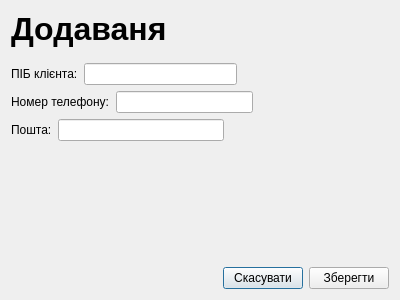
<?xml version="1.0" encoding="UTF-8"?>
<ui version="4.0">
 <class>AddEditClientsDialog</class>
 <widget class="QDialog" name="AddEditClientsDialog">
  <property name="geometry">
   <rect>
    <x>0</x>
    <y>0</y>
    <width>400</width>
    <height>300</height>
   </rect>
  </property>
  <property name="windowTitle">
   <string>Dialog</string>
  </property>
  <layout class="QVBoxLayout" name="verticalLayout">
   <item>
    <widget class="QLabel" name="label_title">
     <property name="font">
      <font>
       <pointsize>24</pointsize>
       <bold>true</bold>
      </font>
     </property>
     <property name="text">
      <string>Додаваня</string>
     </property>
    </widget>
   </item>
   <item>
    <spacer name="verticalSpacer">
     <property name="orientation">
      <enum>Qt::Vertical</enum>
     </property>
     <property name="sizeType">
      <enum>QSizePolicy::Fixed</enum>
     </property>
     <property name="sizeHint" stdset="0">
      <size>
       <width>20</width>
       <height>10</height>
      </size>
     </property>
    </spacer>
   </item>
   <item>
    <layout class="QHBoxLayout" name="horizontalLayout">
     <item>
      <widget class="QLabel" name="label_2">
       <property name="text">
        <string>ПІБ клієнта:</string>
       </property>
      </widget>
     </item>
     <item>
      <widget class="QLineEdit" name="lineEdit_pib"/>
     </item>
     <item>
      <spacer name="horizontalSpacer">
       <property name="orientation">
        <enum>Qt::Horizontal</enum>
       </property>
       <property name="sizeHint" stdset="0">
        <size>
         <width>40</width>
         <height>20</height>
        </size>
       </property>
      </spacer>
     </item>
    </layout>
   </item>
   <item>
    <layout class="QHBoxLayout" name="horizontalLayout_2">
     <item>
      <widget class="QLabel" name="label_3">
       <property name="text">
        <string>Номер телефону:</string>
       </property>
      </widget>
     </item>
     <item>
      <widget class="QLineEdit" name="lineEdit_phoneNumber"/>
     </item>
     <item>
      <spacer name="horizontalSpacer_2">
       <property name="orientation">
        <enum>Qt::Horizontal</enum>
       </property>
       <property name="sizeHint" stdset="0">
        <size>
         <width>40</width>
         <height>20</height>
        </size>
       </property>
      </spacer>
     </item>
    </layout>
   </item>
   <item>
    <layout class="QHBoxLayout" name="horizontalLayout_3">
     <item>
      <widget class="QLabel" name="label_4">
       <property name="text">
        <string>Пошта:</string>
       </property>
      </widget>
     </item>
     <item>
      <widget class="QLineEdit" name="lineEdit_email"/>
     </item>
     <item>
      <spacer name="horizontalSpacer_3">
       <property name="orientation">
        <enum>Qt::Horizontal</enum>
       </property>
       <property name="sizeHint" stdset="0">
        <size>
         <width>40</width>
         <height>20</height>
        </size>
       </property>
      </spacer>
     </item>
    </layout>
   </item>
   <item>
    <spacer name="verticalSpacer_2">
     <property name="orientation">
      <enum>Qt::Vertical</enum>
     </property>
     <property name="sizeHint" stdset="0">
      <size>
       <width>20</width>
       <height>83</height>
      </size>
     </property>
    </spacer>
   </item>
   <item>
    <layout class="QHBoxLayout" name="horizontalLayout_4">
     <item>
      <spacer name="horizontalSpacer_4">
       <property name="orientation">
        <enum>Qt::Horizontal</enum>
       </property>
       <property name="sizeHint" stdset="0">
        <size>
         <width>40</width>
         <height>20</height>
        </size>
       </property>
      </spacer>
     </item>
     <item>
      <widget class="QPushButton" name="pushButton_cancel">
       <property name="text">
        <string>Скасувати</string>
       </property>
      </widget>
     </item>
     <item>
      <widget class="QPushButton" name="pushButton_save">
       <property name="text">
        <string>Зберегти</string>
       </property>
      </widget>
     </item>
    </layout>
   </item>
  </layout>
 </widget>
 <resources/>
 <connections/>
</ui>
